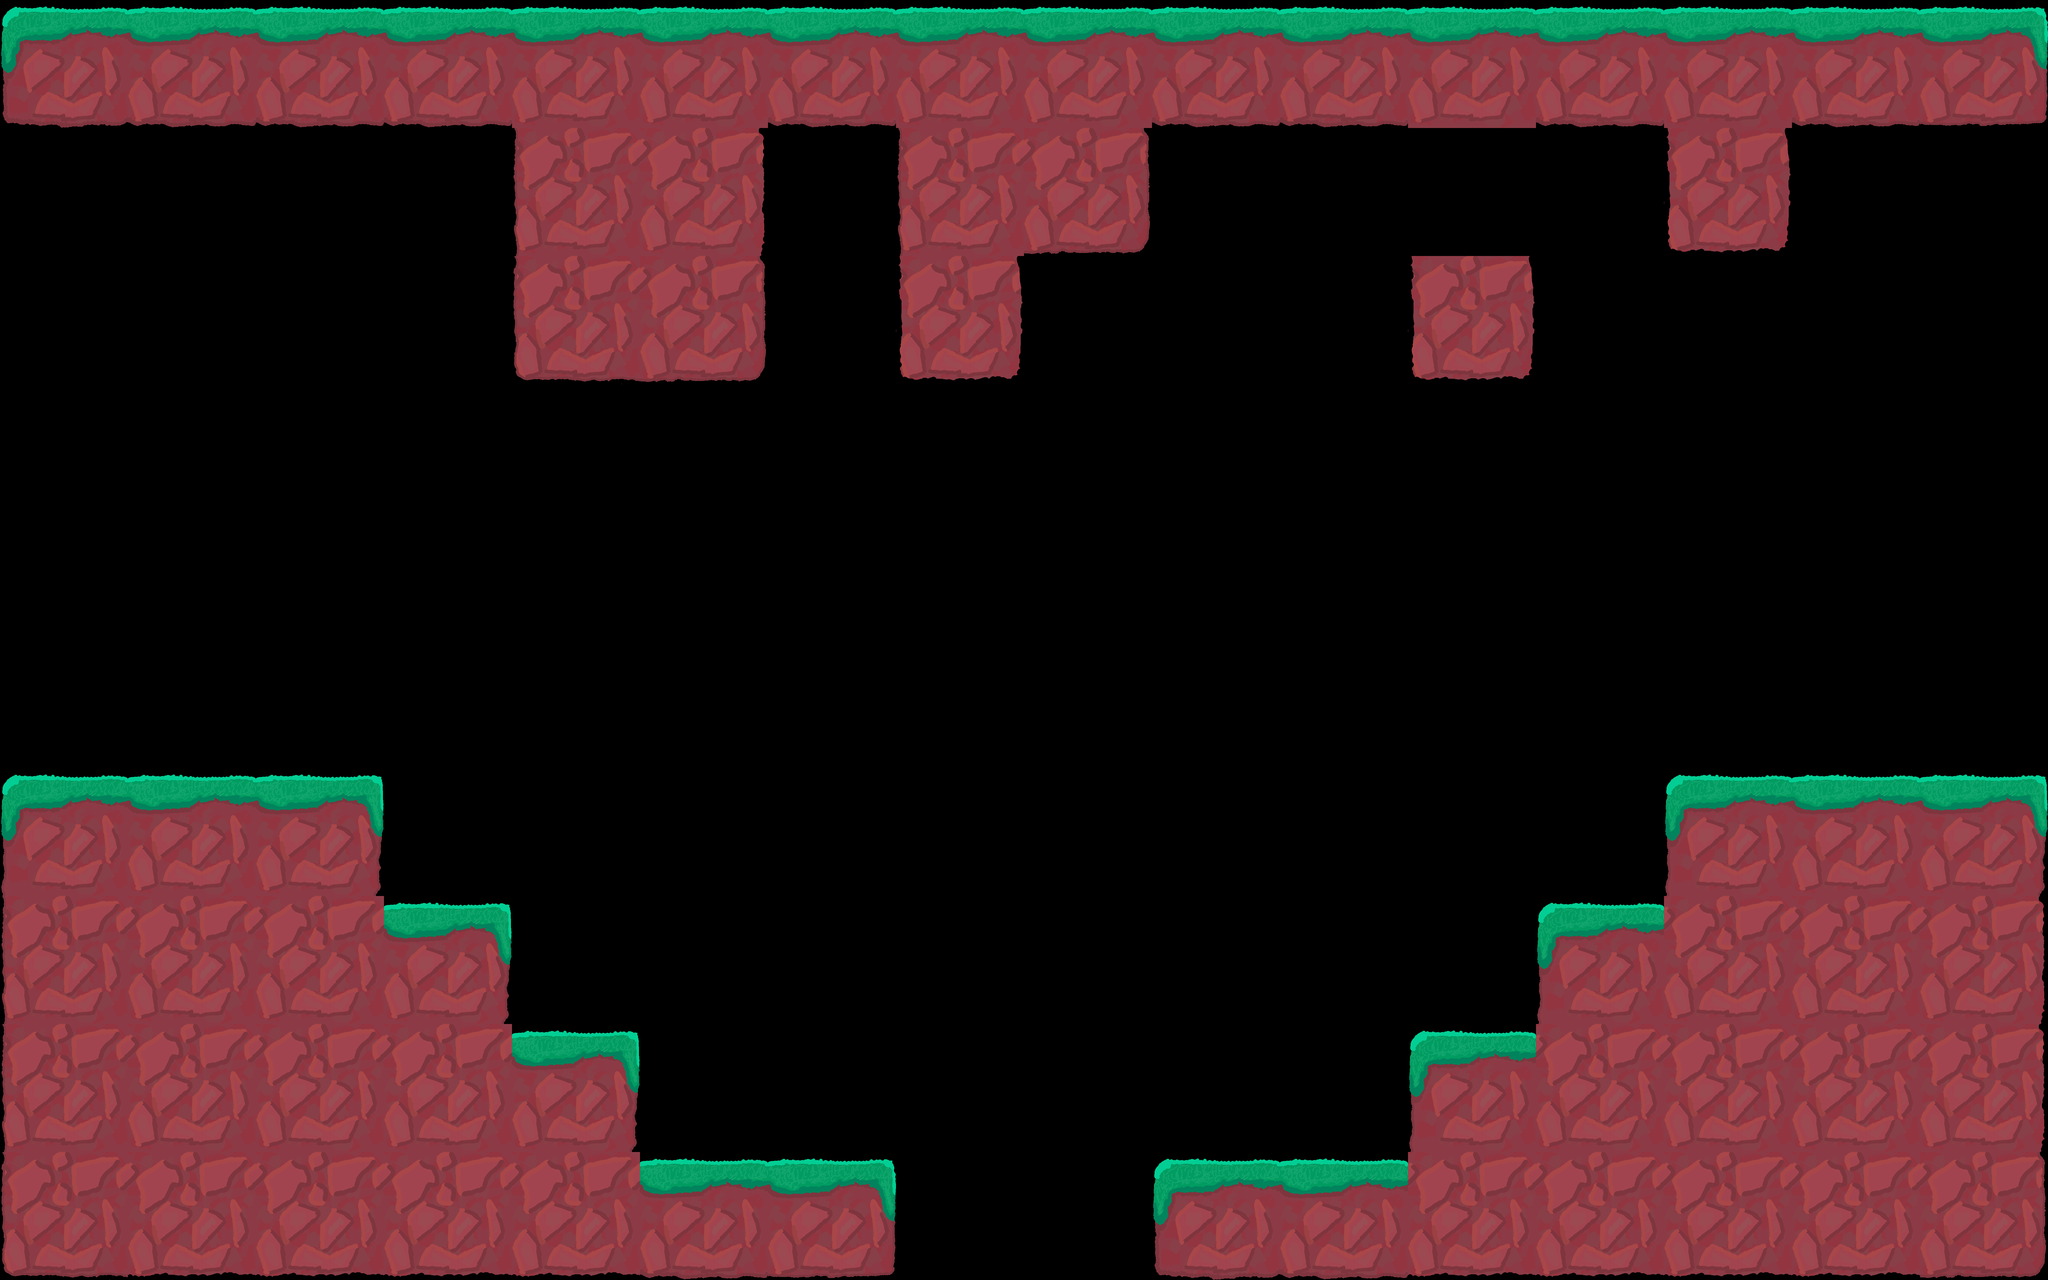

This is a level from a 2D game, rendered from its Tiled map with the project's own tilesets. A one-line summary and the complete map file follow:
An orthogonal 16x10 tile map with 512x512 px tiles, 2 tile layers (GroundLayer, WallLayer).

<map version="1.0" orientation="orthogonal" renderorder="right-down" width="16" height="10" tilewidth="512" tileheight="512" nextobjectid="1">
 <tileset firstgid="1" source="DrawnTiles.tsx" />
 <layer name="GroundLayer" width="16" height="10">
  <data encoding="csv">
4,5,5,5,2,2,5,2,2,5,5,2,5,2,5,6,
0,0,0,0,0,0,0,0,0,0,0,0,0,0,0,0,
0,0,0,0,0,0,0,0,0,0,0,0,0,0,0,0,
0,0,0,0,0,0,0,0,0,0,0,0,0,0,0,0,
0,0,0,0,0,0,0,0,0,0,0,0,0,0,0,0,
0,0,0,0,0,0,0,0,0,0,0,0,0,0,0,0,
1,2,3,0,0,0,0,0,0,0,0,0,0,1,2,3,
0,0,0,3,0,0,0,0,0,0,0,0,1,0,0,0,
0,0,0,0,3,0,0,20,0,0,0,1,0,0,0,0,
0,0,0,0,0,5,6,20,0,4,5,0,0,0,0,0
</data>
 </layer>
 <layer name="WallLayer" width="16" height="10">
  <data encoding="csv">
0,0,0,0,0,0,0,0,0,0,0,0,0,0,0,0,
0,0,0,0,8,9,0,8,12,0,0,0,0,14,0,0,
0,0,0,0,10,12,0,14,0,0,0,14,0,0,0,0,
0,0,0,0,0,0,0,0,0,0,0,0,0,0,0,0,
0,0,0,0,0,0,0,0,0,0,0,0,0,0,0,0,
0,0,0,0,0,0,0,0,0,0,0,0,0,0,0,0,
0,0,0,0,0,0,0,0,0,0,0,0,20,20,20,0,
8,7,7,0,0,0,0,0,0,0,0,20,20,7,7,9,
8,7,7,7,0,0,0,0,0,0,20,20,7,7,7,9,
10,11,11,11,11,0,0,0,0,20,20,11,11,11,11,12
</data>
 </layer>
</map>
